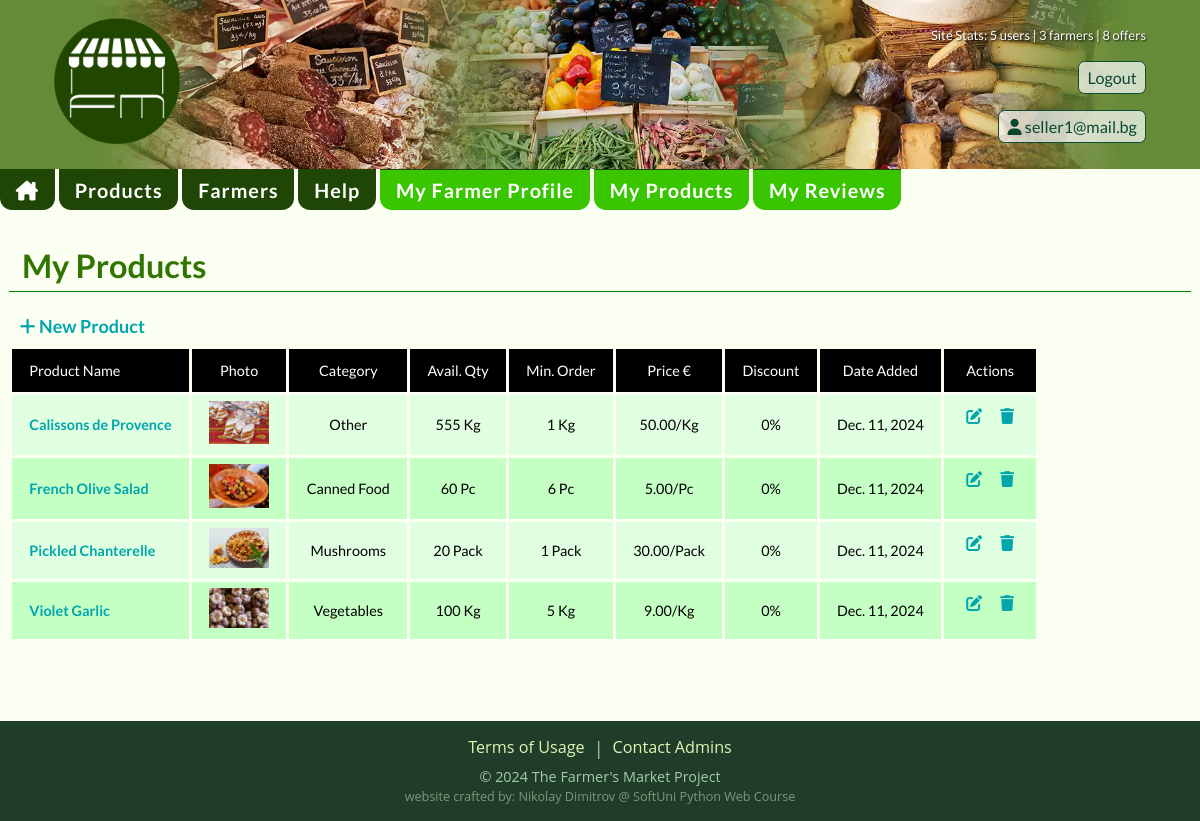
The page /products/seller/2/ (signed in) on the database as committed earlier.
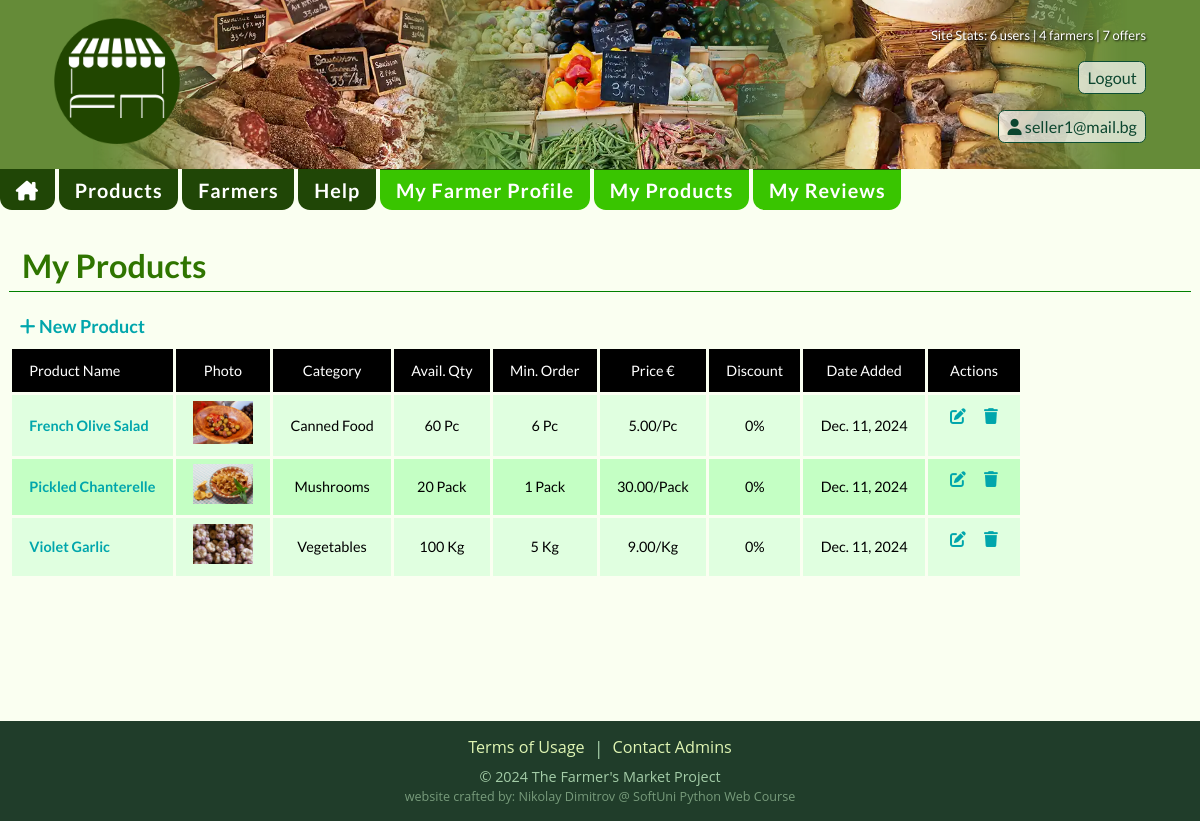
The same page on the database as committed later.
### products/models.py (models this page shows, shortened)
class Product(models.Model):
    NAME_MIN_LENGTH = 3
    NAME_MAX_LENGTH = 40
    DESCRIPTION_MIN_LENGTH = 60
    class QtyUnits(models.TextChoices):
        TON = 'Ton', 'Ton'
        KG = 'Kg', 'Kilogram'
        GR = 'Gram', 'Gram'
        LTR = 'Liter', 'Liter'
        PCS = 'Pc', 'Piece'
        PACK = 'Pack', 'Package'
    class ProductCategories(models.TextChoices):
        VEGETABLES = 'Vegetables', 'Vegetables',
        FRUITS = 'Fruits', 'Fruits',
        NUTS = 'Nuts', 'Nuts'
        CANNED = 'Canned Food', 'Canned Food'
        DRIED = 'Dried Food', 'Dried Food'
        SPICES = 'Spices', 'Spices'
        MEAT = 'Meat Products', 'Meat Products'
        FISH = 'Fish Products', 'Fish Products'
        CHEESE = 'Cheese', 'Cheese'
        MUSHROOMS = 'Mushrooms', 'Mushrooms'
        OTHER = 'Other', 'Other'
    class DeliveryChoices(models.TextChoices):
        EU = 'All EU by Courier', 'All EU by Courier'
        COUNTRY = 'Within Seller Country', 'Within Seller Country'
        LOCAL_PICKUP = 'Local Pickup', 'Local Pickup'
        OTHER = 'Other - please ask', 'Other - please ask'
    class PaymentChoices(models.TextChoices):
        PAYMENT_ON_DELIVERY = 'Payment on Delivery', 'Payment on Delivery'
        CASH = 'Cash on Pick-up', 'Cash on Pick-up'
        PAYPAL = 'PayPal', 'PayPal'
        BANK_TRANSFER = 'Bank Transfer', 'Bank Transfer'
        OTHER = 'Other', 'Other'
    name = models.CharField(
        max_length=NAME_MAX_LENGTH,
        validators=[
            MinLengthValidator(NAME_MIN_LENGTH),
        ],
        error_messages={
            MinLengthValidator: f'The name must be at least {NAME_MIN_LENGTH} characters long!'
        }
    )
    description = models.TextField(
        validators=[
            MinLengthValidator(DESCRIPTION_MIN_LENGTH),
        ],
        default='',
        error_messages={
            MinLengthValidator: f'The description must be at least {DESCRIPTION_MIN_LENGTH} characters long!',
        },
        help_text=f'Minimum length: {DESCRIPTION_MIN_LENGTH} characters'
    )
    category = models.CharField(
        max_length=20,
        choices=ProductCategories.choices,
        default=ProductCategories.VEGETABLES
    )
    qty_units = models.CharField(
        max_length=6,
        choices=QtyUnits.choices,
        default=QtyUnits.KG
    )
    available_qty = models.IntegerField(
        validators=[
            MinValueValidator(0),
        ],
        default=0
    )
    price = models.DecimalField(
        max_digits=6,
        decimal_places=2,
        validators=[
            MinValueValidator(0),
        ],
        default=0
    )
    discount = models.PositiveIntegerField(
        default=0
    )
    min_order = models.PositiveIntegerField(
        validators=[
            MinValueValidator(1),
        ],
        default=1,
    )
    payment = models.CharField(
        max_length=30,
        choices=PaymentChoices.choices,
        default=PaymentChoices.PAYMENT_ON_DELIVERY,
    )
    delivery = models.CharField(
        max_length=30,
        choices=DeliveryChoices.choices,
        default=DeliveryChoices.LOCAL_PICKUP,
    )
    photo = models.ImageField(
        upload_to='products/',
        help_text='Recommended image size - min: 800x600, max: 1600x1200',
        validators=(image_size_validator,),
    )
    owner = models.ForeignKey(
        to=UserModel,
        on_delete=models.CASCADE,
    )
    seller = models.ForeignKey(
        to=Seller,
        related_name='products',
        on_delete=models.CASCADE,
    )
    date_created = models.DateField(
        auto_now_add=True,
    )
    views_count = models.PositiveIntegerField(
        default=0,
        editable=False,
    )

### products/views.py (the view)
# urls.py: path('seller/<int:pk>/', views.SellerProductsView.as_view(), name='seller-products'),
class SellerProductsView(LoginRequiredMixin, views.ListView):
    model = Product
    template_name = 'products/seller-products.html'
    paginate_by = 20
    def get_queryset(self):
        return Product.objects.filter(owner=self.request.user).order_by('name')

### fMarket/context_processors.py (called while the page is built)
def seller_pk(request):
    if request.user.is_authenticated:
        try:
            seller = Seller.objects.get(account=request.user)
            return {'seller_pk': seller.pk}
        except Seller.DoesNotExist:
            pass
    return {'seller_pk': None}

def seller_approved(request):
    if request.user.is_authenticated:
        try:
            Seller.objects.get(account=request.user, approved=True)
            return {'seller_approved': True}
        except Seller.DoesNotExist:
            pass
    return {'seller_approved': False}

def account_complete(request):
    if request.user.is_authenticated:
        user = Profile.objects.get(pk=request.user)
        try:
            if (user.first_name is None or user.last_name is None
                    or user.phone_number is None or user.country is None):
                return {'account_complete': False}
        except user.DoesNotExist:
            pass
    return {'account_complete': True}

### templates/products/seller-products.html (shortened to what this page needs)
{% extends 'base.html' %}
{% load static %}
{% block content %}
    <h1>My Products</h1>
    {% if seller_approved %}
        <a class="add-product-button" href="{% url 'create-product' %}" title="">
            <i class="fa-solid fa-plus"></i> New Product</a>
    {% else %}
        <p>Your seller application is still not approved.</p>
    {% endif %}
    {% if object_list %}
        <div class="table-wrapper">
            <table class="product-list-table">
                <thead>
                <tr>
                    <td>Product Name</td>
                    <td>Photo</td>
                    <td>Category</td>
                    <td>Avail. Qty</td>
                    <td>Min. Order</td>
                    <td>Price €</td>
                    <td>Discount</td>
                    <td>Date Added</td>
                    <td>Actions</td>
                </tr>
                </thead>
                <tbody>
                {% for prod in object_list %}
                    <tr>
                        <td><a href="{% url 'product-details' pk=prod.pk %}">{{ prod.name }}</a></td>
                        <td><a target="_blank" href="{{ prod.photo.url }}">
                            <img src="{{ prod.photo.url }}" alt="{{ prod.name }}"></a></td>
                        <td>{{ prod.category }}</td>
                        <td>{{ prod.available_qty }} {{ prod.qty_units }}</td>
                        <td>{{ prod.min_order }} {{ prod.qty_units }}</td>
                        <td>{{ prod.price }}/{{ prod.qty_units }}</td>
                        <td>{{ prod.discount }}%</td>
                        <td>{{ prod.date_created }}</td>
                        <td>
                            <a href="{% url 'product-update' pk=prod.pk %}" title="Update product details">
                                <i class="fa-solid fa-pen-to-square"></i></a>
                            <a href="{% url 'product-delete' pk=prod.pk %}" title="Delete product">
                                <i class="fa-solid fa-trash"></i></a>
                        </td>
                    </tr>
                {% endfor %}
                </tbody>
            </table>
        </div>
    {% else %}
        <p>No products listed.</p>
    {% endif %}
{% endblock %}

### templates/base.html (shortened to what this page needs)
{% load static %}
<!DOCTYPE html>
<html lang="en">
<head>
    <link rel="stylesheet" href="{% static 'css/styles.css' %}"/>
</head>
<body>
<header>
    <a href="{% url 'index' %}" title="Farmers Market - Farm Products Marketplace"
    ><img
            class="logo"
            src="{% static 'img/fm-logo.png' %}"
            alt="logo"
    /></a>
    <div class="header-right">
        <section class="site-stats">
            Site Stats: {{ number_of_users }} users | {{ number_of_sellers }} farmers | {{ number_of_products }} offers
        </section>
        {% if request.user.profile %}
            <form method="post" action="{% url 'logout' %}">
                <button type="submit">Logout</button>
            </form>
            <div class="header-links">
                <a href="{% url 'edit-user' pk=request.user.pk %}" title="Profile Details">
                    <i class="fa-solid fa-user"></i> {{ request.user.email }}</a>
            </div>
        {% else %}
            <div class="header-links">
                <a href="{% url 'login' %}" title="Login">Login</a>
                <a href="{% url 'register' %}" title="Create Account">Register</a>
            </div>
        {% endif %}
    </div>
</header>
<nav>
    <div class="nav-wrapper">
        <a href='{% url 'index' %}' title='Farmers Market home'><i class="fa-solid fa-house-chimney"></i></a>
        <a href='{% url 'products' %}' title='Products offered'>Products</a>
        <a href='{% url 'sellers' %}' title='Registered Farmers'>Farmers</a>
        <a href="{% url 'topics' %}" title="">Help</a>
        {% if seller_pk %}
            <a class="seller-button" href="{% url 'seller-details' pk=seller_pk %}" title="">My Farmer Profile</a>
            <a class="seller-button" href="{% url 'seller-products' pk=seller_pk %}" title="">My Products</a>
        {% endif %}
        {% if user.is_authenticated %}
            <a class="seller-button" href="{% url 'list-reviews' %}" title="">My Reviews</a>
        {% endif %}
    </div>
</nav>
<main>
    {% block content %}
    {% endblock %}
</main>
<footer>
    <div class="footer-links">
        <a href="{% url 'terms' %}">Terms of Usage</a> | <a href="{% url 'contact' %}">Contact Admins</a>
    </div>
    <p>© 2024 The Farmer's Market Project</p>
    <p>website crafted by: Nikolay Dimitrov @ SoftUni Python Web Course</p>
</footer>
</body>
</html>

Rows that differ between the two databases and show on the page:
removed Product: name "Calissons de Provence", photo (picture), category "Other", available_qty "555", qty_units "Kg", min_order "1", price "50.00", discount "0", date_created "Dec. 11, 2024"
Other text that changed with them:
{{ number_of_users }}: "5" → "6"
{{ number_of_sellers }}: "3" → "4"
{{ number_of_products }}: "8" → "7"
